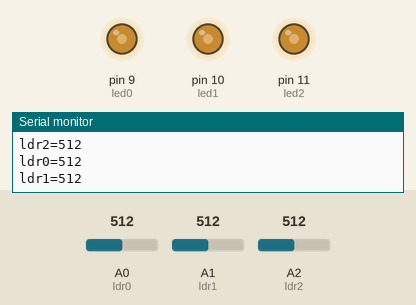
A sketch run on a simulated Arduino Uno, built with avr-gcc and run on an emulated ATmega328P. Shown: output pins drawn as LEDs (lit = HIGH), the last lines printed to the serial monitor. Inputs (shaded band) come from the test bench; at power-on: A0 (ldr0) = 512, A1 (ldr1) = 512, A2 (ldr2) = 512.

Above: at 1.2 s.
1.3 s: A0 (ldr0) set to 983
At 2.5 s:
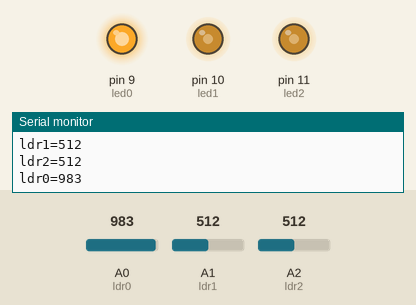
2.8 s: A0 (ldr0) set to 1014
At 3.8 s:
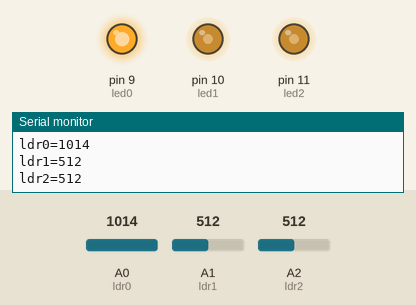
4.3 s: A1 (ldr1) set to 306
At 5.5 s:
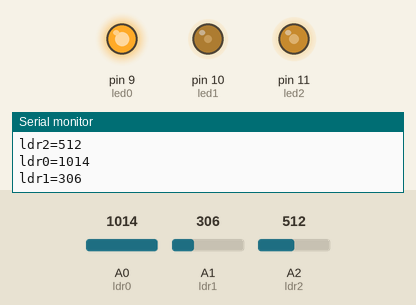
5.8 s: A2 (ldr2) set to 989
At 7.0 s:
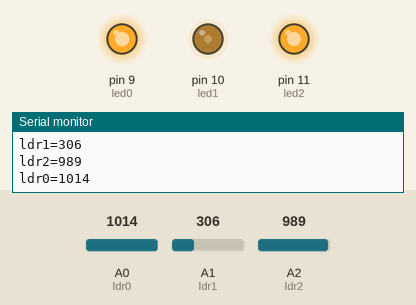
7.3 s: A2 (ldr2) set to 1010
At 7.8 s:
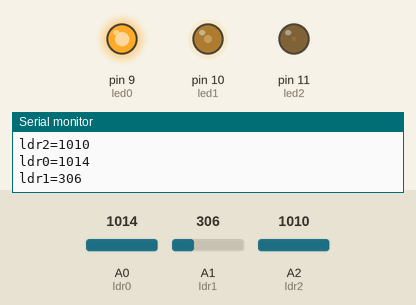
8.8 s: A1 (ldr1) set to 122
At 10.1 s:
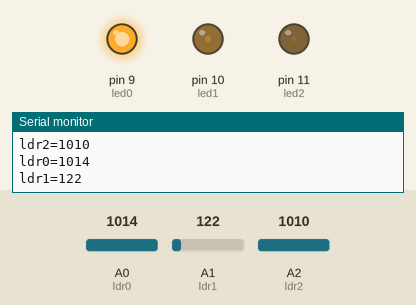
Timing chart, 0 to 11.3 s (numbered marks = the images above; inputs shaded):
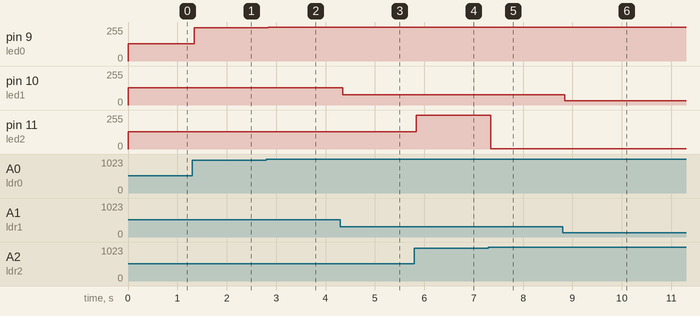

Measured:
- the behaviour switches between 999 and 1000 on A2 (ldr2) (found by bisection; images 4 and 5)
- after the input at 1.3 s, pin 9 (led0): 130/255 → 250/255 at once
- after the input at 2.8 s, pin 9 (led0): 250/255 → 255/255 at once
- after the input at 4.3 s, pin 10 (led1): 130/255 → 78/255 after 0.05 s
- after the input at 5.8 s, pin 11 (led2): 130/255 → 252/255 at once
- after the input at 7.3 s, pin 11 (led2): 252/255 → 1/255 after 0.05 s
- after the input at 8.8 s, pin 10 (led1): 78/255 → 31/255 after 0.05 s

The sketch:

lector_llumetes_3.ino
```cpp
/**********************************************************************************
**                                                                               **
**                              Lector de Llum                                   **
**                                                                               **
**                                                                               **
**********************************************************************************/

//********** Includes *************************************************************

//********** Variables ************************************************************
const int led1 = 10;          // donar nom al pin 9 de l’Arduino
const int led2 = 11;          // donar nom al pin 9 de l’Arduino
const int led0 = 9;          // donar nom al pin 9 de l’Arduino
const int ldr0 = A0;         // donar nom al pin A0 de l’Arduino
const int ldr1 = A1;         // donar nom al pin A1 de l’Arduino
const int ldr2 = A2;         // donar nom al pin A2 de l’Arduino


int valLdr0, valLdr1, valLdr2;     // per guardar valors del ldrs


int segons = 500;          // velocitat de l'acció en ms

//********** Setup ****************************************************************
void setup()
{
  pinMode(led0, OUTPUT);     // definir el pin 9 com una sortida
  pinMode(led1, OUTPUT);     // definir el pin 10 com una sortida
  pinMode(led2, OUTPUT);     // definir el pin 11 com una sortida

  Serial.begin( 9600);

}

//********** Loop *****************************************************************
void loop()
{
  valLdr0 = analogRead(ldr0);   // llegir valor ldr
  valLdr1 = analogRead(ldr1);   // llegir valor ldr
  valLdr2 = analogRead(ldr2);   // llegir valor ldr
 Serial.print ("ldr0=");
 Serial.println (valLdr0);
  //delay (segons);

 Serial.print ("ldr1=");
 Serial.println (valLdr1);
 // delay (segons);

 Serial.print ("ldr2=");
 Serial.println (valLdr2);
  //delay (segons);

  valLdr0 = map(valLdr0, 0, 1000, 0, 255);   // mapejar valor de 0-1023 a 0-255
  valLdr1 = map(valLdr1, 0, 1000, 0, 255);   // mapejar valor de 0-1023 a 0-255
  valLdr2 = map(valLdr2, 0, 1000, 0, 255);   // mapejar valor de 0-1023 a 0-255

  analogWrite(led0, valLdr0);    // actualitzar l'estat del led
  analogWrite(led1, valLdr1);    // actualitzar l'estat del led
  analogWrite(led2, valLdr2);    // actualitzar l'estat del led
}


//********** Funcions *************************************************************
```
